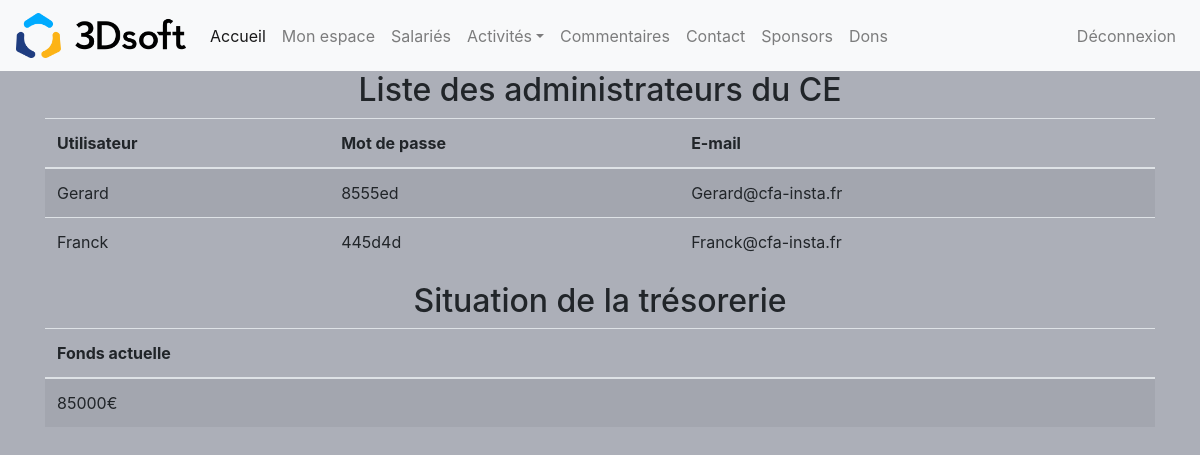
Page /index.php?page=1 on the earlier database version.
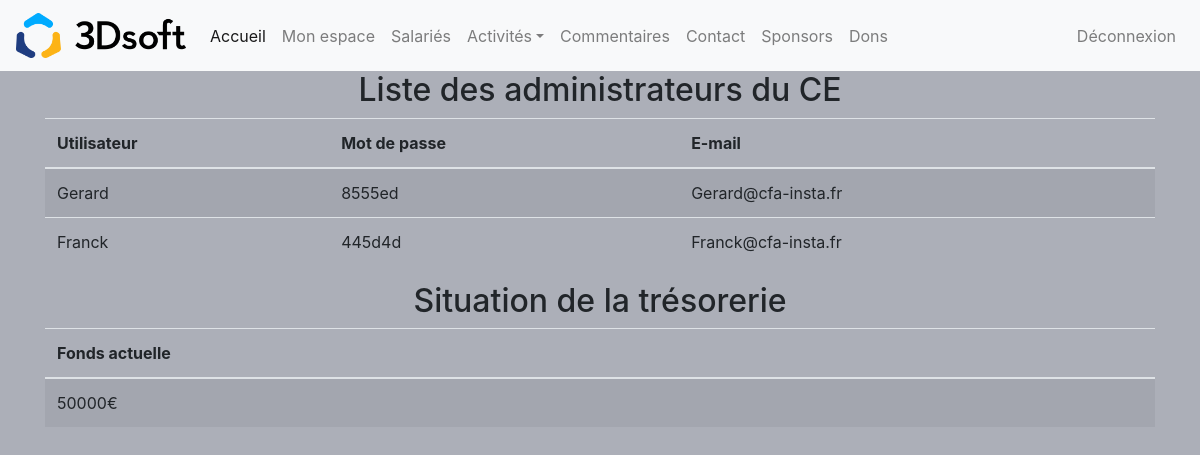
Same page on the later database version.
### tables this page shows
CREATE TABLE Tresorerie(
        id_tresorerie Int  Auto_increment  NOT NULL ,
        fonds         Float,
		PRIMARY KEY (id_tresorerie)
);

### gestion_mon_espace.php (called while the page is built, shortened)
<?php
$unControleur->setTable ("utilisateur");
$unControleur->setTable ("utilisateur_administrateur");
$tab=array("*");
$lesUtilisateurs = $unControleur->selectAll ($tab);
require_once("vue/vue_administrateur.php");
$unControleur->setTable ("tresorerie");
$tab=array("*");
$lesTresoreries =$unControleur->selectAll ($tab);
require_once("vue/vue_tresorerie.php");
?>

### modele/modele.class.php (called while the page is built, shortened)
<?php
	class Modele {
		private $unPdo , $uneTable;
		public function   __construct ($serveur, $bdd, $user, $mdp)
		{
			$this->unPdo =null;
			try {
				$this->unPdo = new PDO ("mysql:host=".$serveur.";dbname=".$bdd, $user, $mdp);
			}
			catch (PDOException $exp){
				echo "Erreur de connexion au serveur : ".$serveur."/".$bdd ;
			}
			$this->unPdo->setAttribute( PDO::ATTR_ERRMODE, PDO::ERRMODE_WARNING );
		}
		public function setTable ($uneTable)
		{
			$this->uneTable = $uneTable;
		}
		public function selectAll ($tab) {
			if ($this->unPdo != null){
				$chaine = implode(", ", $tab);
				$requete = "select ".$chaine." from " .$this->uneTable. " ; ";
				$select = $this->unPdo->prepare ($requete);
				$select->execute ();
				return $select->fetchAll();
			} else {
				return null;
			}
		}
	}
?>

### controleur/controleur.class.php (called while the page is built, shortened)
<?php
	require_once ("modele/modele.class.php");
	class Controleur {
		private $unModele ;
		public function   __construct ($serveur, $bdd, $user, $mdp){
			$this->unModele = new Modele ($serveur, $bdd, $user, $mdp);
		}
		public function setTable ($uneTable)
		{
			$this->unModele->setTable($uneTable);
		}
		public function selectAll ($tab)
		{
			$lesResultats = $this->unModele->selectAll($tab);
			return $lesResultats;
		}
	}
?>

### vue/vue_tresorerie.php (the view)
<div class='container'>
	<h2> Situation de la trésorerie </h2>
	<table class="table table-striped">
		<thead>
			<tr>
				<th> Fonds actuelle </th>
			</tr>
		</thead>
		<tbody>
			<?php
			foreach ($lesTresoreries as $uneTresorerie) {
				echo "<tr>
						<td>".$uneTresorerie['fonds']."€ </td>
					</tr>";
			}
			?>
		</tbody>
	</table>
</div>

### index.php (shortened to what this page needs)
<?php
	require_once ("controleur/controleur.class.php");
	require_once ("conf/config.ini");
	$unControleur = new Controleur($serveur, $bdd, $user, $mdp);
?>
<!DOCTYPE html>
<html lang="fr">
<head>
    <link rel="stylesheet" href="lib/css/bootstrap.min.css">
    <link rel="stylesheet" href="lib/css/style.css">
</head>
<body>
    <center>
        <?php
                    echo "<nav class='navbar navbar-expand-md navbar-light bg-light'>
                    <a href='index.php?page=0' class='navbar-brand'><img src='lib/images/3Dsoft-logo-RVB-300px.png' width=170px/></a>
                    <button type='button' class='navbar-toggler' data-toggle='collapse' data-target='#navbarCollapse'>
                        <span class='navbar-toggler-icon'></span>
                    </button>
                    <div class='collapse navbar-collapse' id='navbarCollapse'>
                        <div class='navbar-nav'>
                            <a href='index.php?page=0' class='nav-item nav-link active'>Accueil</a>";
                                echo'
                                <a href="index.php?page=1" class="nav-item nav-link">Mon espace</a>
                                <a href="index.php?page=2" class="nav-item nav-link">Salariés</a>
                                ';
                            echo "
                              <div class='dropdown'>
                                <a class='nav-link dropdown-toggle' href='#' role='button' id='deroulant' data-toggle='dropdown' aria-haspopup='true' aria-expanded='false'>Activités</a>
                                <div class='dropdown-menu' aria-labelledby='deroulant'>
                                  <a class='dropdown-item' href='index.php?page=41'>Les Activités</a>
                                  <a class='dropdown-item' href='index.php?page=42'>Les Activités (Admin)</a>
                                  <a class='dropdown-item' href='index.php?page=3'>Participer</a>
                                </div>
                              </div>
                            <a href='index.php?page=5' class='nav-item nav-link'>Commentaires</a>
                            <a href='index.php?page=6' class='nav-item nav-link'>Contact</a>
                            <a href='index.php?page=7' class='nav-item nav-link'>Sponsors</a>
                            <a href='index.php?page=8' class='nav-item nav-link'>Dons</a>
                        </div>
                        <div class='navbar-nav ml-auto'>
                                <a href='index.php?page=9' class='nav-item nav-link'>Déconnexion</a>
                         </div>
                    </div>
                </nav>";
                if(isset($_GET['page'])) $page = $_GET['page'];
                    else  $page = 0;
                switch ($page)
                {
                    case 1:
                        require_once("gestion_mon_espace.php");
                        break;
                    }
     ?>
    </center>
</body>
</html>

### vue/vue_administrateur.php
<div class='container'>
	<h2> Liste des administrateurs du CE </h2>
	<table class="table table-striped">
		<thead>
			<tr>
				<th> Utilisateur </th>
				<th> Mot de passe</th>
				<th> E-mail </th>
			</tr>
		</thead>
		<tbody>
			<?php
			foreach ($lesUtilisateurs as $unUtilisateur) {
				echo "<tr>
						<td>".$unUtilisateur['username']." </td>
						<td>".$unUtilisateur['password']." </td>
						<td>".$unUtilisateur['email']." </td>
					</tr>";
			}
			?>
		</tbody>
	</table>
</div>

Differences in the rows shown:
changed tresorerie: fonds "85000" → "50000"
